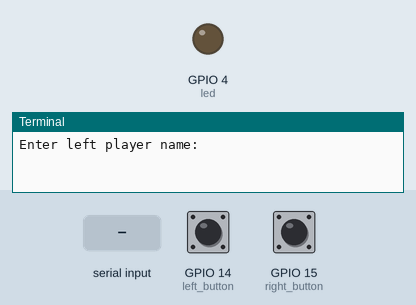
A program run on a simulated Raspberry Pi (BCM pin numbers). On the bench: output pins drawn as LEDs (lit = HIGH), the last lines printed to the terminal. Inputs (shaded band) come from the test bench; at power-on: GPIO 14 (left_button) HIGH, GPIO 15 (right_button) HIGH. Random numbers come from a fixed seed.

Above: at 1.2 s.
1.3 s: "1" typed at the terminal, then Enter
2.8 s: "0" typed at the terminal, then Enter
At 9.7 s:
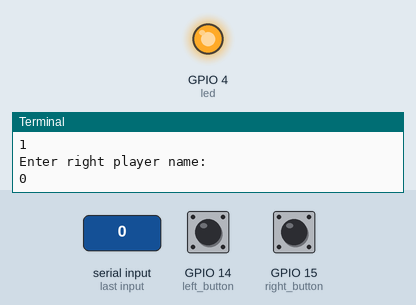
Timing chart, 0 to 10.3 s (numbered marks = the images above; inputs shaded):
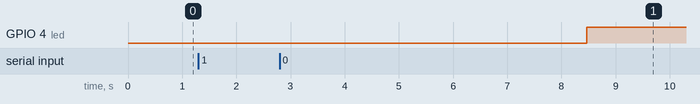

Measured:
- after the input at 2.8 s, GPIO 4 (led): LOW → HIGH after 5.7 s

The program:

reaction3.py
```python
import RPi.GPIO as GPIO
import time
import random

left_name = raw_input('Enter left player name: ')
right_name = raw_input('Enter right player name: ')
names = [left_name, right_name]

GPIO.setmode(GPIO.BCM)

GPIO.setwarnings(False)

led = 4
right_button = 15
left_button = 14

GPIO.setup(led, GPIO.OUT)
GPIO.setup(right_button, GPIO.IN, GPIO.PUD_UP)
GPIO.setup(left_button, GPIO.IN, GPIO.PUD_UP)

GPIO.output(led, 0)
time.sleep(random.uniform(5, 10))
GPIO.output(led, 1)

while True:
    if GPIO.input(left_button) == False:
        print names[0],"won"
        break
    if GPIO.input(right_button) == False:
        print names[1], "won"
        break

GPIO.cleanup()
```
